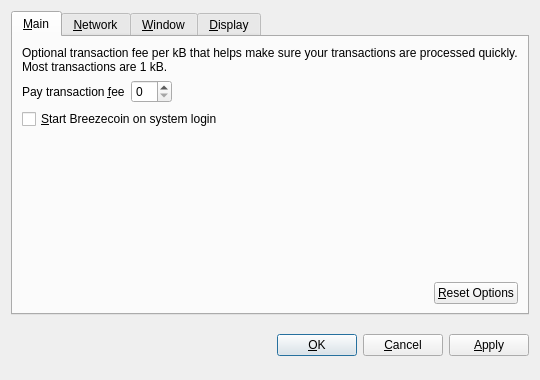
<?xml version="1.0" encoding="UTF-8"?>
<ui version="4.0">
 <class>OptionsDialog</class>
 <widget class="QDialog" name="OptionsDialog">
  <property name="geometry">
   <rect>
    <x>0</x>
    <y>0</y>
    <width>540</width>
    <height>380</height>
   </rect>
  </property>
  <property name="windowTitle">
   <string>Options</string>
  </property>
  <property name="modal">
   <bool>true</bool>
  </property>
  <layout class="QVBoxLayout" name="verticalLayout">
   <item>
    <widget class="QTabWidget" name="tabWidget">
     <property name="tabPosition">
      <enum>QTabWidget::North</enum>
     </property>
     <property name="currentIndex">
      <number>0</number>
     </property>
     <widget class="QWidget" name="tabMain">
      <attribute name="title">
       <string>&amp;Main</string>
      </attribute>
      <layout class="QVBoxLayout" name="verticalLayout_Main">
       <item>
        <widget class="QLabel" name="transactionFeeInfoLabel">
         <property name="text">
          <string>Optional transaction fee per kB that helps make sure your transactions are processed quickly. Most transactions are 1 kB.</string>
         </property>
         <property name="textFormat">
          <enum>Qt::PlainText</enum>
         </property>
         <property name="wordWrap">
          <bool>true</bool>
         </property>
        </widget>
       </item>
       <item>
        <layout class="QHBoxLayout" name="horizontalLayout_1_Main">
         <item>
          <widget class="QLabel" name="transactionFeeLabel">
           <property name="text">
            <string>Pay transaction &amp;fee</string>
           </property>
           <property name="textFormat">
            <enum>Qt::PlainText</enum>
           </property>
           <property name="buddy">
            <cstring>transactionFee</cstring>
           </property>
          </widget>
         </item>
         <item>
          <widget class="BitcoinAmountField" name="transactionFee"/>
         </item>
         <item>
          <spacer name="horizontalSpacer_1_Main">
           <property name="orientation">
            <enum>Qt::Horizontal</enum>
           </property>
           <property name="sizeHint" stdset="0">
            <size>
             <width>40</width>
             <height>20</height>
            </size>
           </property>
          </spacer>
         </item>
        </layout>
       </item>
       <item>
        <widget class="QCheckBox" name="bitcoinAtStartup">
         <property name="toolTip">
          <string>Automatically start Breezecoin after logging in to the system.</string>
         </property>
         <property name="text">
          <string>&amp;Start Breezecoin on system login</string>
         </property>
        </widget>
       </item>
       <item>
        <spacer name="verticalSpacer_Main">
         <property name="orientation">
          <enum>Qt::Vertical</enum>
         </property>
         <property name="sizeHint" stdset="0">
          <size>
           <width>20</width>
           <height>40</height>
          </size>
         </property>
        </spacer>
       </item>
       <item>
        <layout class="QHBoxLayout" name="horizontalLayout_2_Main">
         <item>
          <spacer name="horizontalSpacer_2_Main">
           <property name="orientation">
            <enum>Qt::Horizontal</enum>
           </property>
           <property name="sizeHint" stdset="0">
            <size>
             <width>40</width>
             <height>20</height>
            </size>
           </property>
          </spacer>
         </item>
         <item>
          <widget class="QPushButton" name="resetButton">
           <property name="toolTip">
            <string>Reset all client options to default.</string>
           </property>
           <property name="text">
            <string>&amp;Reset Options</string>
           </property>
           <property name="autoDefault">
            <bool>false</bool>
           </property>
          </widget>
         </item>
        </layout>
       </item>
      </layout>
     </widget>
     <widget class="QWidget" name="tabNetwork">
      <attribute name="title">
       <string>&amp;Network</string>
      </attribute>
      <layout class="QVBoxLayout" name="verticalLayout_Network">
       <item>
        <widget class="QCheckBox" name="mapPortUpnp">
         <property name="toolTip">
          <string>Automatically open the Breezecoin client port on the router. This only works when your router supports UPnP and it is enabled.</string>
         </property>
         <property name="text">
          <string>Map port using &amp;UPnP</string>
         </property>
        </widget>
       </item>
       <item>
        <widget class="QCheckBox" name="connectSocks">
         <property name="toolTip">
          <string>Connect to the Breezecoin network through a SOCKS proxy (e.g. when connecting through Tor).</string>
         </property>
         <property name="text">
          <string>&amp;Connect through SOCKS proxy:</string>
         </property>
        </widget>
       </item>
       <item>
        <layout class="QHBoxLayout" name="horizontalLayout_Network">
         <item>
          <widget class="QLabel" name="proxyIpLabel">
           <property name="text">
            <string>Proxy &amp;IP:</string>
           </property>
           <property name="textFormat">
            <enum>Qt::PlainText</enum>
           </property>
           <property name="buddy">
            <cstring>proxyIp</cstring>
           </property>
          </widget>
         </item>
         <item>
          <widget class="QValidatedLineEdit" name="proxyIp">
           <property name="maximumSize">
            <size>
             <width>140</width>
             <height>16777215</height>
            </size>
           </property>
           <property name="toolTip">
            <string>IP address of the proxy (e.g. 127.0.0.1)</string>
           </property>
          </widget>
         </item>
         <item>
          <widget class="QLabel" name="proxyPortLabel">
           <property name="text">
            <string>&amp;Port:</string>
           </property>
           <property name="textFormat">
            <enum>Qt::PlainText</enum>
           </property>
           <property name="buddy">
            <cstring>proxyPort</cstring>
           </property>
          </widget>
         </item>
         <item>
          <widget class="QLineEdit" name="proxyPort">
           <property name="maximumSize">
            <size>
             <width>55</width>
             <height>16777215</height>
            </size>
           </property>
           <property name="toolTip">
            <string>Port of the proxy (e.g. 9050)</string>
           </property>
          </widget>
         </item>
         <item>
          <widget class="QLabel" name="socksVersionLabel">
           <property name="text">
            <string>SOCKS &amp;Version:</string>
           </property>
           <property name="textFormat">
            <enum>Qt::PlainText</enum>
           </property>
           <property name="buddy">
            <cstring>socksVersion</cstring>
           </property>
          </widget>
         </item>
         <item>
          <widget class="QValueComboBox" name="socksVersion">
           <property name="toolTip">
            <string>SOCKS version of the proxy (e.g. 5)</string>
           </property>
          </widget>
         </item>
         <item>
          <spacer name="horizontalSpacer_Network">
           <property name="orientation">
            <enum>Qt::Horizontal</enum>
           </property>
           <property name="sizeHint" stdset="0">
            <size>
             <width>40</width>
             <height>20</height>
            </size>
           </property>
          </spacer>
         </item>
        </layout>
       </item>
       <item>
        <spacer name="verticalSpacer_Network">
         <property name="orientation">
          <enum>Qt::Vertical</enum>
         </property>
         <property name="sizeHint" stdset="0">
          <size>
           <width>20</width>
           <height>40</height>
          </size>
         </property>
        </spacer>
       </item>
      </layout>
     </widget>
     <widget class="QWidget" name="tabWindow">
      <attribute name="title">
       <string>&amp;Window</string>
      </attribute>
      <layout class="QVBoxLayout" name="verticalLayout_Window">
       <item>
        <widget class="QCheckBox" name="minimizeToTray">
         <property name="toolTip">
          <string>Show only a tray icon after minimizing the window.</string>
         </property>
         <property name="text">
          <string>&amp;Minimize to the tray instead of the taskbar</string>
         </property>
        </widget>
       </item>
       <item>
        <widget class="QCheckBox" name="minimizeOnClose">
         <property name="toolTip">
          <string>Minimize instead of exit the application when the window is closed. When this option is enabled, the application will be closed only after selecting Quit in the menu.</string>
         </property>
         <property name="text">
          <string>M&amp;inimize on close</string>
         </property>
        </widget>
       </item>
       <item>
        <spacer name="verticalSpacer_Window">
         <property name="orientation">
          <enum>Qt::Vertical</enum>
         </property>
         <property name="sizeHint" stdset="0">
          <size>
           <width>20</width>
           <height>40</height>
          </size>
         </property>
        </spacer>
       </item>
      </layout>
     </widget>
     <widget class="QWidget" name="tabDisplay">
      <attribute name="title">
       <string>&amp;Display</string>
      </attribute>
      <layout class="QVBoxLayout" name="verticalLayout_Display">
       <item>
        <layout class="QHBoxLayout" name="horizontalLayout_1_Display">
         <item>
          <widget class="QLabel" name="langLabel">
           <property name="text">
            <string>User Interface &amp;language:</string>
           </property>
           <property name="textFormat">
            <enum>Qt::PlainText</enum>
           </property>
           <property name="buddy">
            <cstring>lang</cstring>
           </property>
          </widget>
         </item>
         <item>
          <widget class="QValueComboBox" name="lang">
           <property name="toolTip">
            <string>The user interface language can be set here. This setting will take effect after restarting Breezecoin.</string>
           </property>
          </widget>
         </item>
        </layout>
       </item>
       <item>
        <layout class="QHBoxLayout" name="horizontalLayout_2_Display">
         <item>
          <widget class="QLabel" name="unitLabel">
           <property name="text">
            <string>&amp;Unit to show amounts in:</string>
           </property>
           <property name="textFormat">
            <enum>Qt::PlainText</enum>
           </property>
           <property name="buddy">
            <cstring>unit</cstring>
           </property>
          </widget>
         </item>
         <item>
          <widget class="QValueComboBox" name="unit">
           <property name="toolTip">
            <string>Choose the default subdivision unit to show in the interface and when sending coins.</string>
           </property>
          </widget>
         </item>
        </layout>
       </item>
       <item>
        <widget class="QCheckBox" name="displayAddresses">
         <property name="toolTip">
          <string>Whether to show Breezecoin addresses in the transaction list or not.</string>
         </property>
         <property name="text">
          <string>&amp;Display addresses in transaction list</string>
         </property>
        </widget>
       </item>
       <item>
        <widget class="QCheckBox" name="coinControlFeatures">
         <property name="toolTip">
          <string>Whether to show coin control features or not.</string>
         </property>
         <property name="text">
          <string>Display coin &amp;control features (experts only!)</string>
         </property>
        </widget>
       </item>
       <item>
        <spacer name="verticalSpacer_Display">
         <property name="orientation">
          <enum>Qt::Vertical</enum>
         </property>
         <property name="sizeHint" stdset="0">
          <size>
           <width>20</width>
           <height>40</height>
          </size>
         </property>
        </spacer>
       </item>
      </layout>
     </widget>
    </widget>
   </item>
   <item>
    <layout class="QHBoxLayout" name="horizontalLayout_Buttons">
     <item>
      <spacer name="horizontalSpacer_1">
       <property name="orientation">
        <enum>Qt::Horizontal</enum>
       </property>
       <property name="sizeHint" stdset="0">
        <size>
         <width>40</width>
         <height>48</height>
        </size>
       </property>
      </spacer>
     </item>
     <item>
      <widget class="QLabel" name="statusLabel">
       <property name="font">
        <font>
         <weight>75</weight>
         <bold>true</bold>
        </font>
       </property>
       <property name="text">
        <string/>
       </property>
       <property name="textFormat">
        <enum>Qt::PlainText</enum>
       </property>
       <property name="wordWrap">
        <bool>true</bool>
       </property>
      </widget>
     </item>
     <item>
      <spacer name="horizontalSpacer_2">
       <property name="orientation">
        <enum>Qt::Horizontal</enum>
       </property>
       <property name="sizeHint" stdset="0">
        <size>
         <width>40</width>
         <height>48</height>
        </size>
       </property>
      </spacer>
     </item>
     <item>
      <widget class="QPushButton" name="okButton">
       <property name="text">
        <string>&amp;OK</string>
       </property>
      </widget>
     </item>
     <item>
      <widget class="QPushButton" name="cancelButton">
       <property name="text">
        <string>&amp;Cancel</string>
       </property>
       <property name="autoDefault">
        <bool>false</bool>
       </property>
      </widget>
     </item>
     <item>
      <widget class="QPushButton" name="applyButton">
       <property name="text">
        <string>&amp;Apply</string>
       </property>
       <property name="autoDefault">
        <bool>false</bool>
       </property>
      </widget>
     </item>
    </layout>
   </item>
  </layout>
 </widget>
 <customwidgets>
  <customwidget>
   <class>BitcoinAmountField</class>
   <extends>QSpinBox</extends>
   <header>bitcoinamountfield.h</header>
  </customwidget>
  <customwidget>
   <class>QValueComboBox</class>
   <extends>QComboBox</extends>
   <header>qvaluecombobox.h</header>
  </customwidget>
  <customwidget>
   <class>QValidatedLineEdit</class>
   <extends>QLineEdit</extends>
   <header>qvalidatedlineedit.h</header>
  </customwidget>
 </customwidgets>
 <resources/>
 <connections/>
</ui>
